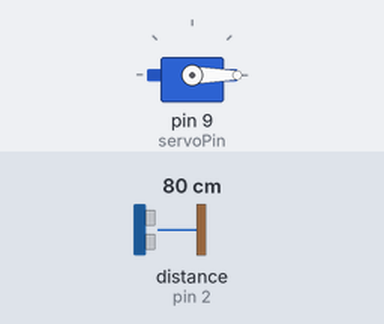
The sketch below on a simulated Arduino Uno, built with avr-gcc and run on an emulated ATmega328P. Parts: servo. Wiring (inferred from the names in the program): ultrasonic range finder: trigger pin 3; echo pin 2. The inputs (shaded band) are chosen by the test bench; at power-on: distance to the obstacle (sensor on pin 2) 80 cm. The echo pulse lasts 58.3 µs per cm.

Above: at 1.2 s.
1.3 s: distance to the obstacle (sensor on pin 2) set to 22 cm
2.8 s: distance to the obstacle (sensor on pin 2) set to 19 cm
At 3.7 s:
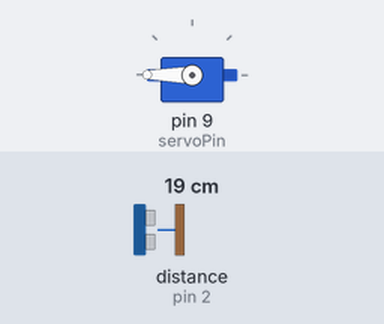
4.3 s: distance to the obstacle (sensor on pin 2) set to 35 cm
At 5.5 s:
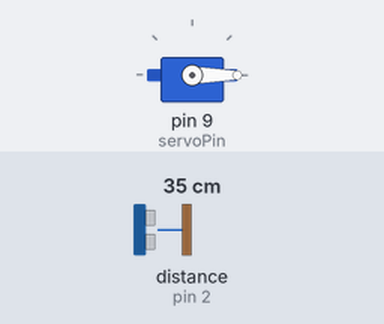
5.8 s: distance to the obstacle (sensor on pin 2) set to 2 cm
At 6.9 s:
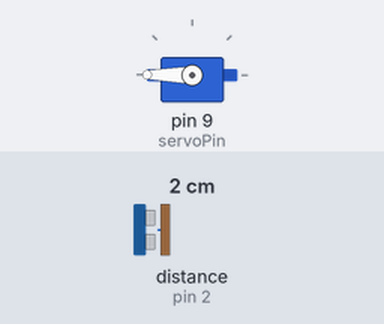
Timing chart, 0 to 8.3 s (numbered marks = the images above; inputs shaded):
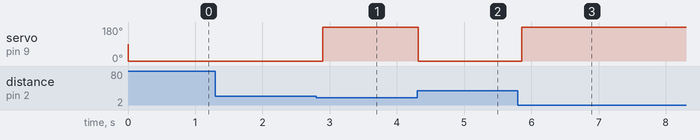

Measured:
- the behaviour switches between 21 and 20 cm on distance to the obstacle (sensor on pin 2) (found by bisection; images 0 and 1)
- after the input at 1.3 s, every drawn part: stays the same
- after the input at 2.8 s, servo on pin 9 (servoPin): 0° → 180° after 0.10 s
- after the input at 4.3 s, servo on pin 9 (servoPin): 180° → 0° at once
- after the input at 5.8 s, servo on pin 9 (servoPin): 0° → 180° after 0.06 s

The sketch:

Ultrasonic_with_servo.ino
```cpp
#include <Servo.h>

const int trigPin = 3;
const int echoPin = 2;
const int servoPin = 9;
Servo myServo;

void setup() {
  pinMode(trigPin, OUTPUT);
  pinMode(echoPin, INPUT);
  myServo.attach(servoPin);
  Serial.begin(9600);
}

void loop() {
  long duration, cm;

  digitalWrite(trigPin, LOW);
  delayMicroseconds(2);

  digitalWrite(trigPin, HIGH);
  delayMicroseconds(10);
  digitalWrite(trigPin, LOW);

  duration = pulseIn(echoPin, HIGH);

  cm = duration / 58;

  if (cm < 20) {
    myServo.write(180); // Move servo to 180 degrees
  } else {
    myServo.write(0); // Move servo to 0 degrees
  }

  delay(100);
}
```
